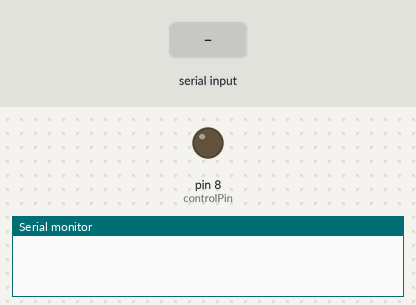
Bench run of a sketch on a simulated Arduino Uno, built with avr-gcc and run on an emulated ATmega328P. On the bench: output pins drawn as LEDs (lit = HIGH), the last lines printed to the serial monitor. Inputs (shaded band) come from the test bench.

Above: at 1.2 s.
1.3 s: "stop\n" received over Serial
At 2.2 s:
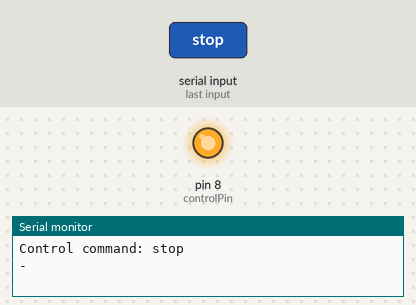
2.8 s: "start\n" received over Serial
At 3.4 s:
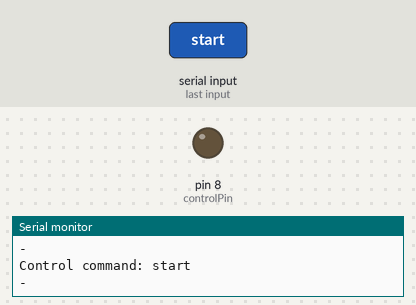
Timing chart, 0 to 5.8 s (numbered marks = the images above; inputs shaded):
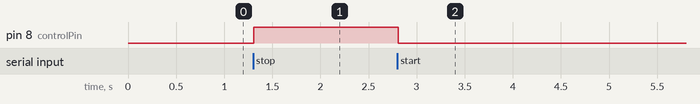

The sketch:

pwControl.ino
```cpp
/*
	AC/DC 12V Power Supply Remote Control - (MeanWell RSP-150-12)

        This code is intended to be monitorized with screen.
          * start - will be used to put the pin 8 in low mode (start PW Supply)
          * stop - will be used to put the pin 8 in high mode (stop PW supply)

        By stopping the Power Supply, the HPA, its venitlator and the LNA will be also stopped.

	The circuit:
	* Cable from pin 8 to PW Supply RC input
	* Cable from pin GND to PW Supply RC input
        * Resistor of 10k between both cables. (pull-down)

	06 / 06 / 17
	Boyan Naydenov
        Thesis: Project for the construction of a LEO Ground Station

*/


int controlPin = 8;
String str;

void setup()
{
    pinMode(controlPin, OUTPUT);
    Serial.begin(9600);
}

void loop()
{
    // send data only when you receive data:
    if (Serial.available() > 0) {
            // read the incoming command:
            str = Serial.readStringUntil('\n');

            // say what you got:
            Serial.print("Control command: ");
            Serial.println(str);
            Serial.println("-");

            if (str == "stop") {
                digitalWrite(controlPin, HIGH);
            }
            else if (str == "start") {
                digitalWrite(controlPin, LOW);
            }
            else {
              Serial.println("Command not valid, please send 'start' or 'stop'");
            }
    }
}
```

Measured:
- after the input at 1.3 s, pin 8 (controlPin): LOW → HIGH at once
- after the input at 2.8 s, pin 8 (controlPin): HIGH → LOW at once
